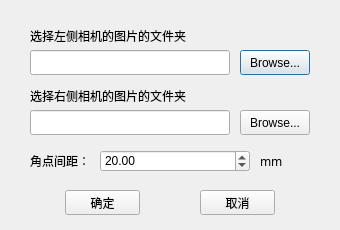
<?xml version="1.0" encoding="UTF-8"?>
<ui version="4.0">
 <class>choose_two_dir</class>
 <widget class="QDialog" name="choose_two_dir">
  <property name="geometry">
   <rect>
    <x>0</x>
    <y>0</y>
    <width>340</width>
    <height>230</height>
   </rect>
  </property>
  <property name="windowTitle">
   <string>Dialog</string>
  </property>
  <property name="windowIcon">
   <iconset resource="res/image.qrc">
    <normaloff>:/icon/camera.png</normaloff>:/icon/camera.png</iconset>
  </property>
  <widget class="QLabel" name="label">
   <property name="geometry">
    <rect>
     <x>30</x>
     <y>30</y>
     <width>200</width>
     <height>12</height>
    </rect>
   </property>
   <property name="font">
    <font>
     <family>微软雅黑</family>
    </font>
   </property>
   <property name="text">
    <string>选择左侧相机的图片的文件夹</string>
   </property>
  </widget>
  <widget class="QLineEdit" name="left_src">
   <property name="geometry">
    <rect>
     <x>30</x>
     <y>50</y>
     <width>200</width>
     <height>25</height>
    </rect>
   </property>
  </widget>
  <widget class="QPushButton" name="browse_left">
   <property name="geometry">
    <rect>
     <x>240</x>
     <y>50</y>
     <width>70</width>
     <height>25</height>
    </rect>
   </property>
   <property name="text">
    <string>Browse...</string>
   </property>
  </widget>
  <widget class="QLineEdit" name="right_src">
   <property name="geometry">
    <rect>
     <x>30</x>
     <y>110</y>
     <width>200</width>
     <height>25</height>
    </rect>
   </property>
  </widget>
  <widget class="QLabel" name="label_2">
   <property name="geometry">
    <rect>
     <x>30</x>
     <y>90</y>
     <width>200</width>
     <height>12</height>
    </rect>
   </property>
   <property name="font">
    <font>
     <family>微软雅黑</family>
    </font>
   </property>
   <property name="text">
    <string>选择右侧相机的图片的文件夹</string>
   </property>
  </widget>
  <widget class="QPushButton" name="browse_right">
   <property name="geometry">
    <rect>
     <x>240</x>
     <y>110</y>
     <width>70</width>
     <height>25</height>
    </rect>
   </property>
   <property name="text">
    <string>Browse...</string>
   </property>
  </widget>
  <widget class="QLabel" name="label_3">
   <property name="geometry">
    <rect>
     <x>30</x>
     <y>155</y>
     <width>60</width>
     <height>12</height>
    </rect>
   </property>
   <property name="font">
    <font>
     <family>微软雅黑</family>
    </font>
   </property>
   <property name="text">
    <string>角点间距：</string>
   </property>
  </widget>
  <widget class="QDoubleSpinBox" name="corner_size">
   <property name="geometry">
    <rect>
     <x>100</x>
     <y>150</y>
     <width>150</width>
     <height>22</height>
    </rect>
   </property>
   <property name="value">
    <double>20.000000000000000</double>
   </property>
  </widget>
  <widget class="QLabel" name="label_4">
   <property name="geometry">
    <rect>
     <x>260</x>
     <y>155</y>
     <width>54</width>
     <height>12</height>
    </rect>
   </property>
   <property name="font">
    <font>
     <family>微软雅黑</family>
    </font>
   </property>
   <property name="text">
    <string>mm</string>
   </property>
  </widget>
  <widget class="QPushButton" name="yes">
   <property name="geometry">
    <rect>
     <x>65</x>
     <y>190</y>
     <width>75</width>
     <height>25</height>
    </rect>
   </property>
   <property name="font">
    <font>
     <family>微软雅黑</family>
    </font>
   </property>
   <property name="text">
    <string>确定</string>
   </property>
  </widget>
  <widget class="QPushButton" name="no">
   <property name="geometry">
    <rect>
     <x>200</x>
     <y>190</y>
     <width>75</width>
     <height>25</height>
    </rect>
   </property>
   <property name="font">
    <font>
     <family>微软雅黑</family>
    </font>
   </property>
   <property name="text">
    <string>取消</string>
   </property>
  </widget>
 </widget>
 <resources>
  <include location="res/image.qrc"/>
 </resources>
 <connections/>
</ui>
